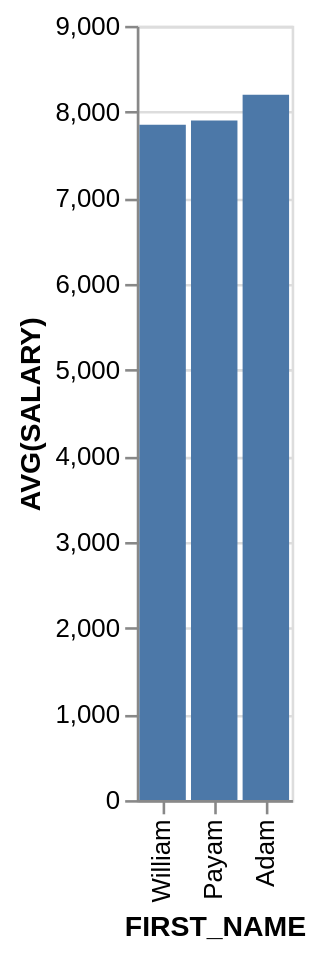

Express this chart as Vega-Lite.
### Vega-Lite specification from a JSON file in a GitHub repository (floating-point values rounded to 4 significant figures)
{"data": {"values": [{"x_data": "William", "y_data": 7850}, {"x_data": "Payam", "y_data": 7900}, {"x_data": "Adam", "y_data": 8200}]}, "mark": "bar", "encoding": {"x": {"field": "x_data", "type": "nominal", "title": "FIRST_NAME", "sort": {"op": "sum", "field": "y_data", "order": "ascending"}}, "y": {"field": "y_data", "type": "quantitative", "title": "AVG(SALARY)"}}}
